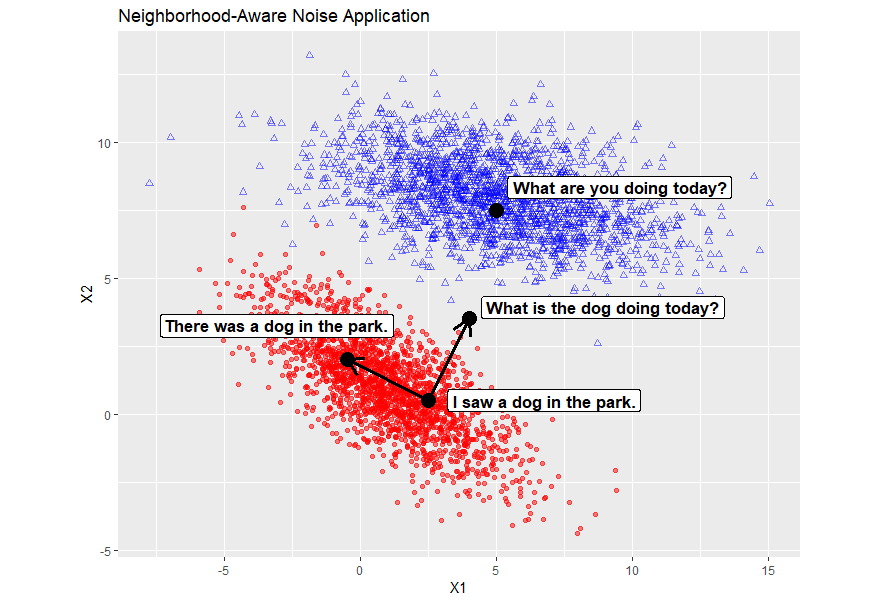

Write R code to recreate this figure.
# This is the script that generates the neighborhood noise for my IR paper
library(tidyverse)
library(MASS)

# Creating our two multivariate normal clusters
cluster_1 <- mvrnorm(n=2000, mu=c(1,1),Sigma=matrix(c(5,-2.75,-1.5,3),2,2))
cluster_1 <- data.frame(cluster_1)
colnames(cluster_1) <- c('X1','X2')
cluster_2 <- mvrnorm(n=2000, mu=c(5,8),Sigma=matrix(c(10,-2,2,2),2,2))
cluster_2 <- data.frame(cluster_2)
colnames(cluster_2) <- c('X1','X2')

# Creating our three points
original_thought <- c(2.5,0.5)
good_thought <- original_thought + c(-3,1.5)
bad_thought <- original_thought + c(1.5,3)
other_thought <- c(5,7.5)

# Calculating distances
dist_mat <- matrix(c(original_thought, good_thought, bad_thought), nrow=3, byrow = TRUE)
dist(dist_mat)

# Creating our labels
original_label <- 'I saw a dog in the park.'
good_label <- 'There was a dog in the park.'
bad_label <- 'What is the dog doing today?'
other_label <- 'What are you doing today?'

# Plotting our data
ggplot()+
  ggtitle('Neighborhood-Aware Noise Application')+
  theme(legend.position="none") +
  coord_fixed() +
  geom_point(data=cluster_1, aes(x=X1,y=X2),color='red', alpha=0.5)+
  geom_point(data=cluster_2, aes(x=X1,y=X2),color='blue', alpha=0.5, shape=2)+
  geom_segment(aes(x=original_thought[1],y=original_thought[2], xend=good_thought[1], yend=good_thought[2]), size=1.4,arrow = arrow(length = unit(0.5, "cm")))+
  geom_segment(aes(x=original_thought[1],y=original_thought[2], xend=bad_thought[1], yend=bad_thought[2]), size=1.4,arrow = arrow(length = unit(0.5, "cm")))+
  geom_point(aes(x=original_thought[1],y=original_thought[2]),size=5)+
  geom_point(aes(x=good_thought[1],y=good_thought[2]),size=5)+
  geom_point(aes(x=bad_thought[1],y=bad_thought[2]),size=5) +
  geom_point(aes(x=other_thought[1],y=other_thought[2]),size=5) +
  geom_label(aes(x=original_thought[1],y=original_thought[2], label=original_label, size=2, fontface=2, hjust=-0.1)) +
  geom_label(aes(x=good_thought[1],y=good_thought[2], label=good_label, size=2, fontface=2, vjust=-1,hjust=0.8)) +
  geom_label(aes(x=bad_thought[1],y=bad_thought[2], label=bad_label, size=2, fontface=2, vjust=0,hjust=-0.05)) +
  geom_label(aes(x=other_thought[1],y=other_thought[2], label=other_label, size=2, fontface=2, vjust=-0.5, hjust=-0.05))
